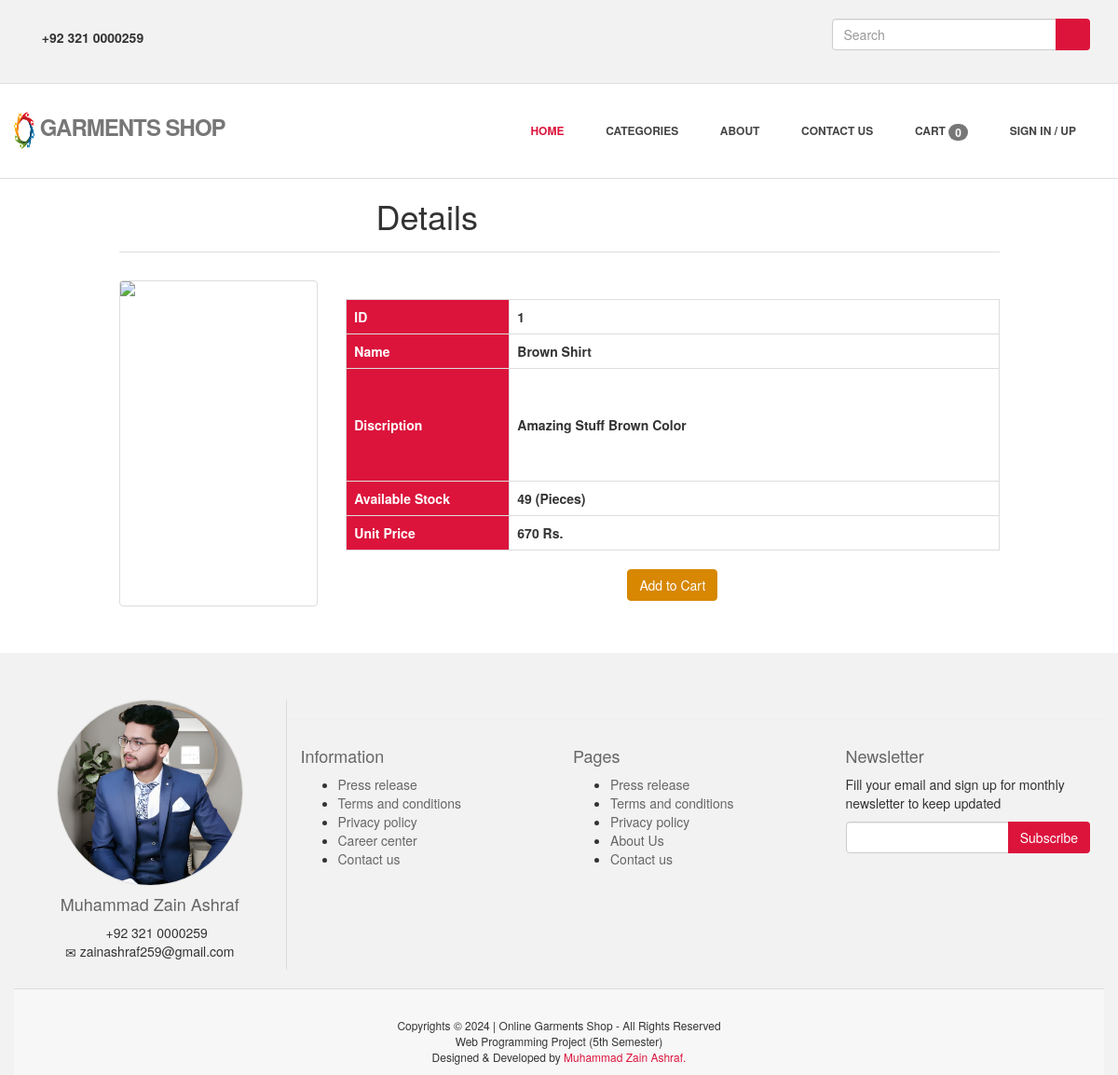
/Details.php?pID=1, run on the app's committed database.
### tables this page shows
CREATE TABLE `theme_view` (
  `id` int(11) NOT NULL,
  `phone_number` varchar(20) NOT NULL
);

CREATE TABLE `products` (
  `cat_id` int(11) NOT NULL,
  `subCat_id` int(11) NOT NULL,
  `product_id` int(11) NOT NULL,
  `product_name` varchar(50) NOT NULL,
  `discription` varchar(250) NOT NULL,
  `img_url` varchar(80) NOT NULL,
  `price` int(11) NOT NULL,
  `quantity` int(11) NOT NULL
);

### Details.php (the view, shortened to what this page needs)
<?php
		require_once 'db_connection.php';
?>
<!DOCTYPE html>
<html>
<head>
	<link href="css/animate.css" rel="stylesheet" />
	<link rel="stylesheet" type="text/css" href="bootstrap/css/bootstrap.css"/>
	<link href="css/style.css" rel="stylesheet" />
</head>
<body>
<?php
	include "header.php";
?>
<div class="container myBody col-lg-12">
	<section class="col-lg-10 col-lg-offset-1">
			<div>
				<?php
						if(isset($_GET['pID'])){
									echo '<h1 align="center" class="subHeading">Details</h1>';
									echo '<div id="">';
									echo '<div class="row" style="padding: 20px 0 20px 0;">';
									$myQuery2="select * from products where product_id=".$_GET['pID'];
									$record2=mysqli_query($myCon,$myQuery2);
									$row2=mysqli_fetch_array($record2);
										$myResult='';
										$myResult.='<div>';
										$myResult.='<div class="myItem col-lg-3" style="margin-bottom:10px">';
								$myResult.='<img class="img-thumbnail" src="'.$row2['img_url'].'" alt="'.$row2['product_id'].'">';
										$myResult.='<span>';
										$myResult.='<p>'.$row2['product_name'].'</p>';
										$myResult.='<p style="color:red;background: white">Price: '.$row2['price'].'</p>';
										$myResult.='<a class="btn btn-danger myProduct" id="'.$row2['product_id'].'" href="login.php">Add to Cart</a>';
										$myResult.='</span>';
										$myResult.='</div>';
										$myResult.='</div>';
										echo $myResult;
								 $myResult='';
								 ?>
								 	<div class="col-lg-9" align="center">
								 		<table class="table table-hover table-bordered" style="margin-top: 20px">
								 				<tr>
                            						<th class="col-lg-3">ID</th>
                           							<td><?php echo $row2['product_id']; ?></td>
                           						</tr>
                        						<tr>
                            						<th class="col-lg-3">Name</th>
                           							<td><?php echo $row2['product_name']; ?></td>
                           						</tr>
                        						<tr>
                            						<th style="padding:50px 0 50px 8px" class="col-lg-3">Discription</th>
                           							<td style="vertical-align:middle;" ><?php echo $row2['discription']; ?></td>
                           						</tr>
                           						<tr>
                            						<th class="col-lg-3">Available Stock</th>
                           							<td><?php echo $row2['quantity']; ?> (Pieces)</td>
                           						</tr>
                           						<tr>
                            						<th class="col-lg-3">Unit Price</th>
                           							<td><?php echo $row2['price']; ?> Rs.</td>
                           						</tr>
                    					</table>
                    					<a class="btn btn-danger myProduct" id="<?php echo $row2['product_id'] ?>" href="login.php">Add to Cart</a>
								 	</div>
								 <?php
								 $myResult.='</div>';
								 $myResult.='</div>';
								 echo $myResult;
					}
				?>
			</div>
	</section>
</div>
<?php
	include "footer.php";
?>
</body>
</html>

### header.php (shortened to what this page needs)
<header>
	<div class="top wow bounceInUp">
		<div class="container">
			<div class="row">
				<div class="col-md-6 wow bounceInUp" data-wow-delay="400ms">
					<ul class="topleft-info">
						<li><i class="glyphicon glyphicon-earphone wow bounce""></i> <?php
										$myQuery="select * from theme_view where id=1";
										$record=mysqli_query($myCon,$myQuery);
										$row=mysqli_fetch_array($record);
										echo $row["phone_number"];
							?>
						</li>
					</ul>
				</div>
				<div class="col-md-6 wow bounceInUp" data-wow-delay="400ms">
					<div id="sb-search" class="sb-search">
						<form action="search.php" method="post">
							<div class="form-group input-group">
								<input type="text" name="search" placeholder="Search" required maxlength="30" class="form-control">
								<span class="input-group-btn">
                          				<button type="submit" class="btn">
                          					<span class="glyphicon glyphicon-search"></span>
                          				</button>
                      				</span>
							</div>
						</form>
					</div>
				</div>
			</div>
		</div>
	</div>
	<div class="navbar navbar-default navbar-static-top wow bounceInLeft" data-wow-delay="500ms">
		<div class="container" >
			<div class="navbar-header" >
				<a class="navbar-brand"href="index.php">
					<img src="images/logo.png" style="width: 9%;height: 80%; display: inline;" alt=""> Garments Shop
				</a>
			</div>
			<div class="navbar-collapse collapse">
				<ul class="nav navbar-nav">
					<li id="menuHome" class="active">
						<a href="index.php">
						 <span class="glyphicon glyphicon-home"></span> Home</a>
					</li>
					<li id="menuCategories" class="dropdown">
						<a href="#" class="dropdown-toggle " data-toggle="dropdown" data-hover="dropdown" data-delay="0" data-close-others="false">
							 <span class="glyphicon glyphicon-th-list"></span> Categories </a>
					</li>
					<li id="manuAbout"><a href="about.php"><span class="glyphicon glyphicon-heart"></span> About</a></li>
					<li id="menuContact"><a href="contact.php"> <span class="glyphicon glyphicon-phone"></span> Contact Us</a></li>
					<?php
                  					$myEmail="";
							$myQuery="select * from cart where user_email='$myEmail'";
							$record=mysqli_query($myCon,$myQuery);
							$count=mysqli_num_rows($record);
					?>
					<li id="menuCart"><a href="cart.php"><span class="glyphicon glyphicon-shopping-cart"></span> Cart
						<span id="count" class="badge"><?php echo $count ?></span></a></li>
							<?php
								if(isset($_SESSION["user"])){
									echo '<li class="dropdown">
									<a href="#" class="dropdown-toggle" data-toggle="dropdown"><span class="glyphicon glyphicon-user"></span>
									 '.$_SESSION['user'].' <span class="caret"></span></a>
									 	<ul class="dropdown-menu">
									 		<li><a href="profile.php"> <span class="glyphicon glyphicon-eye-open"></span> View Profile</a></li>
									 		<li class="divider"></li>
									 		<li><a href="logout.php?logout=user"><span class="glyphicon glyphicon-log-out"></span> Logout</a></li>
									 	</ul>
									 	</li>';
								}else{
									echo '<li><a href="login.php"><span class="glyphicon glyphicon-user"></span> Sign In / Up</a>';
								}
							?>
					</li>
				</ul>
			</div>
		</div>
	</div>
</header>

### css/style.css (style rules this page uses)
.btn { background: crimson; color:white }
.btn span { color:white; }
.myBody { background: white; padding-bottom: 20px; }
.myProduct { background: #d78700; border-color:#d78700; }
header .top .row { margin-bottom: 0; }
header .top { padding:20px 0; margin:0; background: #f2f2f2; border-bottom: 1px solid #ddd; }
header .top ul.topleft-info { list-style: none; margin: 10px 0 0; padding-left: 0; float:left; }
header .top ul.topleft-info li { display: inline; margin: 0 20px 0 0; padding:0; font-weight: 600; }
.sb-search { width:50%; float:right }
header .navbar { margin-bottom: 0; }
.navbar-default { border: none; }
.navbar-brand { color: #222; text-transform: uppercase; font-size: 24px; font-weight: 700; line-height: 1em; letter-spacing: -1px; margin-top: 30px; padding: 0 0 0 0px; }
header .navbar-collapse ul.navbar-nav { float: right; margin-right: 0; }
header .navbar-default { background-color: #fff; border-bottom: 1px solid #ddd; }
header .navbar { min-height: 100px; }
header .navbar-nav > li { padding-bottom: 30px; padding-top: 30px; }
header .navbar-nav > li > a { padding-bottom: 6px; padding-top: 5px; margin-left: 2px; line-height: 30px; font-weight: 700; }
header ul.nav li { border:none; margin:0; }
header ul.nav li a { font-size:12px; border:none; font-weight:700; text-transform:uppercase; }
.navbar .nav > li > a,.navbar .nav > li.active > .dropdown-menu > li > a { color: #444; text-shadow: none; }
.navbar .nav > .active > a,.navbar .nav > .active > a:hover { background:none; color: crimson; font-weight:700; }
.myItem { position: relative; text-align: center; color:white; }
.subHeading { padding:0px 30% 2% 0px; border-bottom: 1px solid #ddd; }

### Details.php (style rules this page uses)
th { background-color:crimson; color:white; }
td { font-weight: bold; }

### data on the page
theme_view: phone_number "+92 321 0000259"
products: product_id "1", product_name "Brown Shirt", discription "Amazing Stuff Brown Color", quantity "49", price "670"

### other printed values
$count "0"
